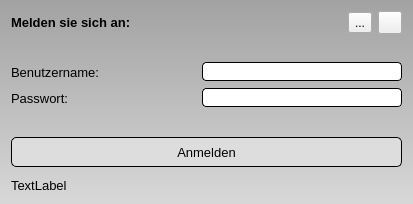
<?xml version="1.0" encoding="UTF-8"?>
<ui version="4.0">
 <class>Login</class>
 <widget class="QDialog" name="Login">
  <property name="geometry">
   <rect>
    <x>0</x>
    <y>0</y>
    <width>413</width>
    <height>204</height>
   </rect>
  </property>
  <property name="windowTitle">
   <string>Knapp Apprentice Training</string>
  </property>
  <property name="styleSheet">
   <string notr="true">QPushButton:hover {
	border-width: 2px;
	cursor: pointer;
}
QPushButton:focus {
	border-width: 2px;
}
QPushButton{
border-style: outset;
border-width: 1px;
border-color: black;
background-color: #DDDDDD;
border-radius:5px;
}
QLineEdit{
border-style: outset;
border-width: 1px;
border-color: black;
background-color: #FFFFFF;
border-radius:4px;
}
QDialog{
background-color: qlineargradient(spread:pad, x1:1, y1:1, x2:1, y2:0, stop:0 rgba(216, 216, 216, 255), stop:1 rgba(162, 162, 162, 255))
}</string>
  </property>
  <layout class="QGridLayout" name="gridLayout">
   <item row="1" column="0">
    <spacer name="verticalSpacer">
     <property name="font">
      <font>
       <pointsize>10</pointsize>
      </font>
     </property>
     <property name="orientation">
      <enum>Qt::Vertical</enum>
     </property>
     <property name="sizeHint" stdset="0">
      <size>
       <width>20</width>
       <height>40</height>
      </size>
     </property>
    </spacer>
   </item>
   <item row="0" column="0">
    <layout class="QVBoxLayout" name="verticalLayout">
     <item>
      <layout class="QHBoxLayout" name="horizontalLayout_3">
       <item>
        <widget class="QLabel" name="label_3">
         <property name="font">
          <font>
           <pointsize>10</pointsize>
           <weight>75</weight>
           <bold>true</bold>
          </font>
         </property>
         <property name="text">
          <string>Melden sie sich an:</string>
         </property>
        </widget>
       </item>
       <item>
        <widget class="QToolButton" name="toolButton_nutzerverwaltung">
         <property name="text">
          <string>...</string>
         </property>
         <property name="icon">
          <iconset>
           <selectedon>../../_Symbole/UsedSymbols/black-male-user-symbol.png</selectedon>
          </iconset>
         </property>
        </widget>
       </item>
       <item>
        <widget class="QToolButton" name="toolButton_einstellungen">
         <property name="font">
          <font>
           <pointsize>10</pointsize>
          </font>
         </property>
         <property name="text">
          <string/>
         </property>
         <property name="icon">
          <iconset>
           <normaloff>../../_Symbole/Icons/misc/1904675-configuration-edit-gear-options-preferences-setting-settings_122525 (1).ico</normaloff>../../_Symbole/Icons/misc/1904675-configuration-edit-gear-options-preferences-setting-settings_122525 (1).ico</iconset>
         </property>
        </widget>
       </item>
      </layout>
     </item>
     <item>
      <spacer name="verticalSpacer_6">
       <property name="font">
        <font>
         <pointsize>10</pointsize>
        </font>
       </property>
       <property name="orientation">
        <enum>Qt::Vertical</enum>
       </property>
       <property name="sizeHint" stdset="0">
        <size>
         <width>20</width>
         <height>40</height>
        </size>
       </property>
      </spacer>
     </item>
     <item>
      <layout class="QHBoxLayout" name="horizontalLayout">
       <item>
        <widget class="QLabel" name="label">
         <property name="font">
          <font>
           <pointsize>10</pointsize>
          </font>
         </property>
         <property name="text">
          <string>Benutzername:</string>
         </property>
        </widget>
       </item>
       <item>
        <spacer name="horizontalSpacer">
         <property name="font">
          <font>
           <pointsize>10</pointsize>
          </font>
         </property>
         <property name="orientation">
          <enum>Qt::Horizontal</enum>
         </property>
         <property name="sizeHint" stdset="0">
          <size>
           <width>40</width>
           <height>20</height>
          </size>
         </property>
        </spacer>
       </item>
       <item>
        <widget class="QLineEdit" name="lineEdit_benutzername">
         <property name="minimumSize">
          <size>
           <width>200</width>
           <height>0</height>
          </size>
         </property>
         <property name="maximumSize">
          <size>
           <width>150</width>
           <height>16777215</height>
          </size>
         </property>
         <property name="font">
          <font>
           <pointsize>10</pointsize>
          </font>
         </property>
        </widget>
       </item>
      </layout>
     </item>
     <item>
      <layout class="QHBoxLayout" name="horizontalLayout_2">
       <item>
        <widget class="QLabel" name="label_2">
         <property name="font">
          <font>
           <pointsize>10</pointsize>
          </font>
         </property>
         <property name="text">
          <string>Passwort:</string>
         </property>
        </widget>
       </item>
       <item>
        <spacer name="horizontalSpacer_2">
         <property name="font">
          <font>
           <pointsize>10</pointsize>
          </font>
         </property>
         <property name="orientation">
          <enum>Qt::Horizontal</enum>
         </property>
         <property name="sizeHint" stdset="0">
          <size>
           <width>40</width>
           <height>20</height>
          </size>
         </property>
        </spacer>
       </item>
       <item>
        <widget class="QLineEdit" name="lineEdit_passwort">
         <property name="minimumSize">
          <size>
           <width>200</width>
           <height>0</height>
          </size>
         </property>
         <property name="maximumSize">
          <size>
           <width>150</width>
           <height>16777215</height>
          </size>
         </property>
         <property name="font">
          <font>
           <pointsize>10</pointsize>
          </font>
         </property>
         <property name="text">
          <string/>
         </property>
         <property name="echoMode">
          <enum>QLineEdit::Password</enum>
         </property>
        </widget>
       </item>
      </layout>
     </item>
     <item>
      <spacer name="verticalSpacer_2">
       <property name="font">
        <font>
         <pointsize>10</pointsize>
        </font>
       </property>
       <property name="orientation">
        <enum>Qt::Vertical</enum>
       </property>
       <property name="sizeHint" stdset="0">
        <size>
         <width>20</width>
         <height>40</height>
        </size>
       </property>
      </spacer>
     </item>
     <item>
      <widget class="QPushButton" name="pushButton_anmelden">
       <property name="minimumSize">
        <size>
         <width>0</width>
         <height>30</height>
        </size>
       </property>
       <property name="font">
        <font>
         <pointsize>10</pointsize>
        </font>
       </property>
       <property name="layoutDirection">
        <enum>Qt::LeftToRight</enum>
       </property>
       <property name="text">
        <string>Anmelden</string>
       </property>
       <property name="icon">
        <iconset>
         <normaloff>../../_Symbole/Icons/computer/log_in.ico</normaloff>../../_Symbole/Icons/computer/log_in.ico</iconset>
       </property>
      </widget>
     </item>
    </layout>
   </item>
   <item row="2" column="0">
    <widget class="QLabel" name="lab_INFO">
     <property name="font">
      <font>
       <pointsize>10</pointsize>
      </font>
     </property>
     <property name="text">
      <string>TextLabel</string>
     </property>
    </widget>
   </item>
  </layout>
 </widget>
 <tabstops>
  <tabstop>lineEdit_benutzername</tabstop>
  <tabstop>lineEdit_passwort</tabstop>
  <tabstop>pushButton_anmelden</tabstop>
  <tabstop>toolButton_einstellungen</tabstop>
 </tabstops>
 <resources/>
 <connections/>
</ui>
